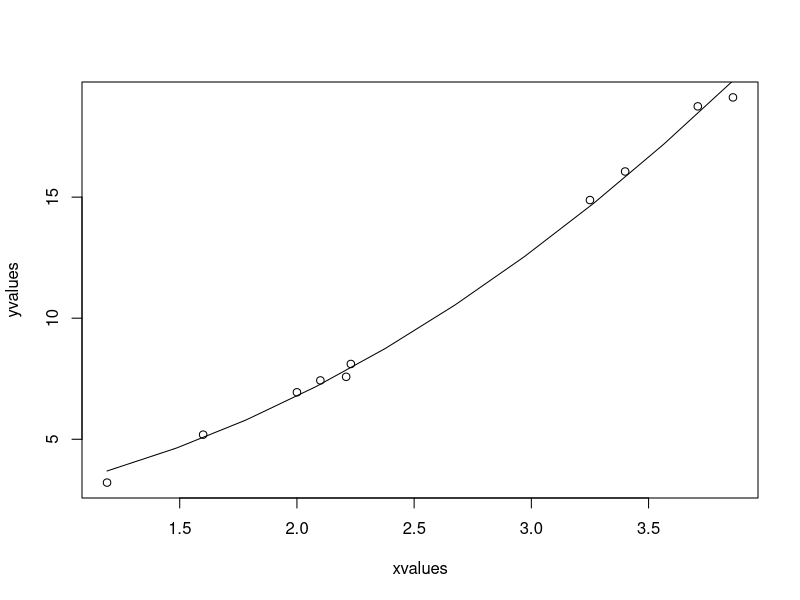

Reproduce this figure in R.
xvalues<-c(1.6,2.1,2,2.23,3.71,3.25,3.4,3.86,1.19,2.21)
yvalues<-c(5.19,7.43,6.94,8.11,18.75,14.88,16.06,19.12,3.21,7.58)
#Give chart file a name
png(file="nls3.png")
#Plot these values
plot(xvalues,yvalues)
#Take the assumed values and fit into the model
model<-nls(yvalues~b1*xvalues^2+b2,start=list(b1=1,b2=3))
#plot the chart with new data by fitting it to a prediction from 100
new.data<-data.frame(xvalues=seq(min(xvalues),max(xvalues),len=10))
lines(new.data$xvalues,predict(model,newdata=new.data))
#Save the file
dev.off()
#Get the sum of the squared residuals
print(sum(resid(model)^2))
#Get the confidence intervals on the chosen values of the coefficients
print(confint(model))